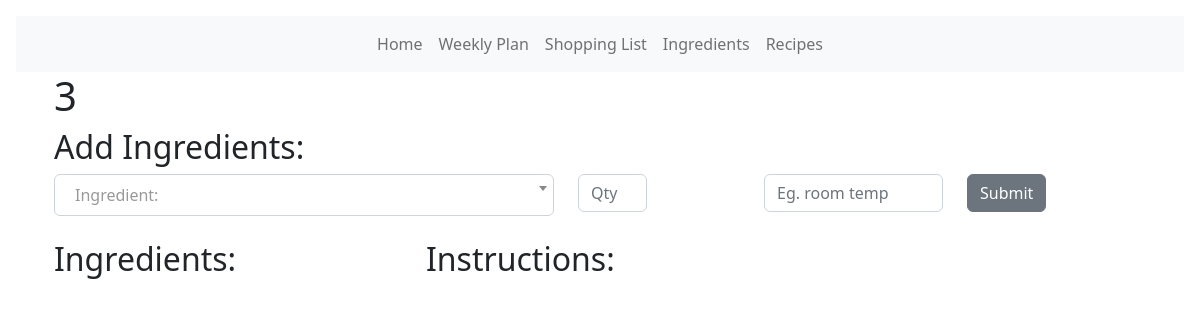
The app's page /recipe/5/edit, older data.
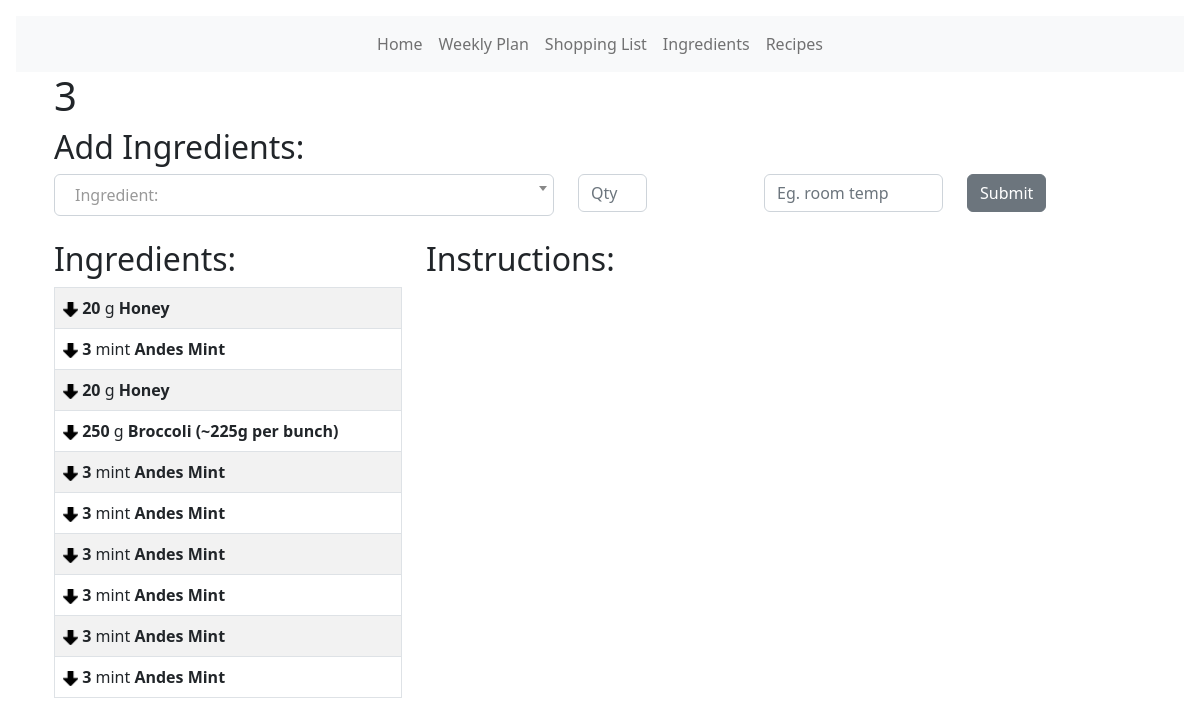
The same page, newer data.
### models.py (models this page shows, shortened)
class RecipeIngredient(db.Model):
    id = db.Column(db.Integer, primary_key=True)
    rid = db.Column(db.Integer, db.ForeignKey("recipe.id"))
    iid = db.Column(db.Integer, db.ForeignKey("ingredient.id"))
    qty = db.Column(db.Float)
    unit_suffix = db.Column(db.String(50))
    cost = db.Column(db.Float)

class Unit(db.Model):
    id = db.Column(db.Integer, primary_key=True)
    label = db.Column(db.String(30))
    ingredients = db.relationship("Ingredient", backref="unit")

class Ingredient(db.Model):
    __tablename__ = "ingredient"
    id = db.Column(db.Integer, primary_key=True)
    name = db.Column(db.String(120), nullable=False)
    unit_id = db.Column(db.Integer, db.ForeignKey("unit.id"))
    icalories = db.Column(db.Float)
    protein = db.Column(db.Float)
    carbs = db.Column(db.Float)
    fat = db.Column(db.Float)
    fiber = db.Column(db.Float)
    sugar = db.Column(db.Float)
    item_unit_size = db.Column(db.Float)  # How many units of item at store
    item_price = db.Column(db.Float)  # Price for full item at store
    u_price = db.Column(db.Float)
    aisle_id = db.Column(db.Integer, db.ForeignKey("aisle.id"))
    ingredients = db.relationship("RecipeIngredient", backref="ingredient")

### main.py (the view, shortened to what this page needs)
@app.route("/recipe/<int:id>/edit", methods=["GET", "POST"])
def recipe_edit(id):
    r = Recipe.query.get_or_404(id)
    title = r.name
    x = 1
    iquery = RecipeIngredient.query.filter_by(rid=id).all()
    form = AddIngredient()
    a = db.session.query(Ingredient.name).order_by(Ingredient.name)
    a = [i[0] for i in a]
    form.name.choices = [("")] + [(y) for y in a]
    return render_template(
        "recipe_edit.html",
        r=r,
        title=title,
        x=x,
        iquery=iquery,
        form=form,
    )

### forms.py
class AddIngredient(FlaskForm):
    name = SelectField(
        "Ingredient:",
        validators=[validators.InputRequired()],
        validate_choice=False,
    )
    qty = DecimalField("Qty:", validators=[validators.InputRequired()])
    suffix = StringField("Notes")
    submit = SubmitField("Submit")

### templates/recipe_edit.html (shortened to what this page needs)
<!DOCTYPE html>
<html lang="en">
  <head>
    <link
      href="{{ url_for('static', filename='css/select2.css') }}"
      rel="stylesheet"
    />
    {% extends 'base.html' %} {% block content %}
  </head>
  <body>
    <div class="container">
      <h1>{{title}}</h1>
      <h2>Add Ingredients:</h2>
      <form method="POST">
        <div class="row">
          <div class="col">
          </div>
          <div class="col-1">
            {{ form.qty(class="form-control ", placeholder="Qty") }}
          </div>
          <div class="col-1" , id="dynamic"></div>
          <div class="col">
            {{ form.suffix(class="form-control", placeholder='Eg. room temp')}}
          </div>
          <div class="col">{{ form.submit(class="btn btn-secondary") }}</div>
        </div>
      </form>
      <br />
      <div class="row">
        <div class="col-4">
          <h2>Ingredients:</h2>
          <table class="table table-hover table-bordered table-striped">
            {% for i in iquery %}
            <tr>
              <td>
                <b><a href="{{url_for('recipe_ingredient_move_down', rid=i.rid, id=i.id)}}"><img src="{{ url_for('static', filename='images/down_arrow.png') }}" width="15" /></a>{{(' %0.0f '|format(i.qty)) if (i.qty%1==0) else (' %0.2f '|format(i.qty))}}</b>{{i.ingredient.unit.label}}
                <b>{{i.ingredient.name}}</b>
              </td>
            </tr>
            {% endfor %}
          </table>
        </div>
          <div class="col-5">
          <h2>Instructions:</h2>
        </div>
        </div>
      </div>
  </body>
  {% endblock %}

Row changes from the older to the newer data that the page shows:
added RecipeIngredient: qty "20", ingredient.unit.label "g", ingredient.name "Honey"
added RecipeIngredient: qty "3", ingredient.unit.label "mint", ingredient.name "Andes Mint"
added RecipeIngredient: qty "20", ingredient.unit.label "g", ingredient.name "Honey"
added RecipeIngredient: qty "250", ingredient.unit.label "g", ingredient.name "Broccoli (~225g per bunch)"
added RecipeIngredient: qty "3", ingredient.unit.label "mint", ingredient.name "Andes Mint"
added RecipeIngredient: qty "3", ingredient.unit.label "mint", ingredient.name "Andes Mint"
added RecipeIngredient: qty "3", ingredient.unit.label "mint", ingredient.name "Andes Mint"
added RecipeIngredient: qty "3", ingredient.unit.label "mint", ingredient.name "Andes Mint"
added RecipeIngredient: qty "3", ingredient.unit.label "mint", ingredient.name "Andes Mint"
added RecipeIngredient: qty "3", ingredient.unit.label "mint", ingredient.name "Andes Mint"
